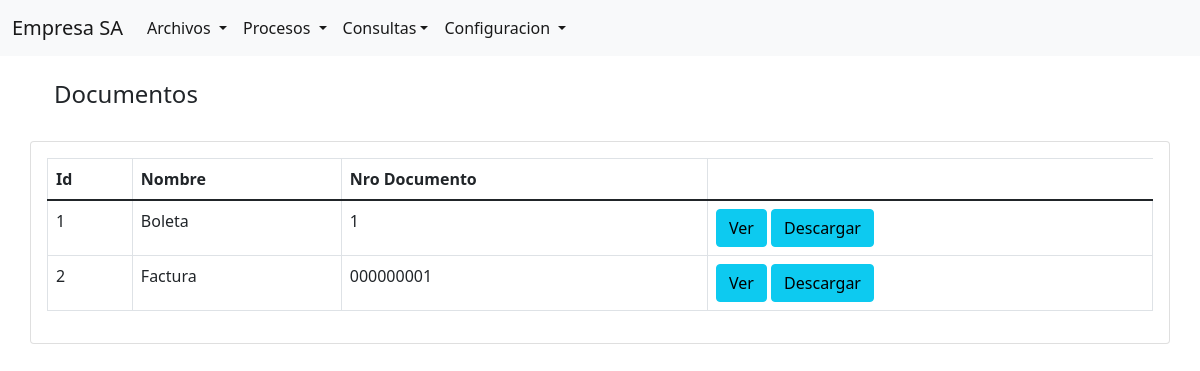
Page /Modules/Documentos/lista_docu.php (signed in) on the committed database.
### tables this page shows
CREATE TABLE `documentos` (
  `idDocumento` int(11) NOT NULL,
  `nombre` varchar(50) DEFAULT NULL,
  `NroDocumento` varchar(11) DEFAULT NULL
);

### clases/documento.php (called while the page is built, shortened)
<?php
class Documento {
		public function conectar_db($cn){
			$this->con = $cn;
		}
		public function listadocu(){
			$sql = "SELECT * FROM documentos";
			$res = mysqli_query($this->con, $sql);
			return $res;
		}
	}
?>

### Modules/Documentos/lista_docu.php (the view, shortened to what this page needs)
<?php
include_once(__DIR__.'/../../header.php');
include_once(__DIR__.'/../../clases/documento.php');
$conexion = connect_db();
$documento = new Documento();
$documento->conectar_db($conexion);
$datos_doc = $documento->listadocu();
if ($datos_doc){
    ?>
    <div class="container p-12">
        <div class="row">
        <div class="container p-4">
        <h4>Documentos</h4>
        </div>
        <div class="card card-body">
            <table class="table table-bordered">
            <thead>
                <tr>
                    <th>Id</th>
                    <th>Nombre</th>
                    <th>Nro Documento</th>
                </tr>
            </thead>
            <tbody>
    <?php
    while ($row=mysqli_fetch_array($datos_doc)){
        $id=$row['idDocumento'];
        $nom=$row['nombre'];
        $num =$row['NroDocumento'];
        ?>
        <tr>
            <td><?php echo $id; ?></td>
            <td><?php echo $nom; ?></td>
            <td><?php echo $num; ?></td>
            <td>
                <a href="modifica_prod.php?codigo=<?php echo $id; ?>" class="btn btn-info add-new">Ver</a>
                <a href="elimina_prod.php?codigo=<?php echo $id; ?>" class="btn btn-info add-new">Descargar</a>
            </td>
        </tr>
        <?php
    }
    ?>
    </tbody>
   </table>
            </div>
        </div>
    </div>
<?php
}
?>

### rows in the picture
documentos: idDocumento "1", nombre "Boleta", NroDocumento "1"
documentos: idDocumento "2", nombre "Factura", NroDocumento "000000001"
